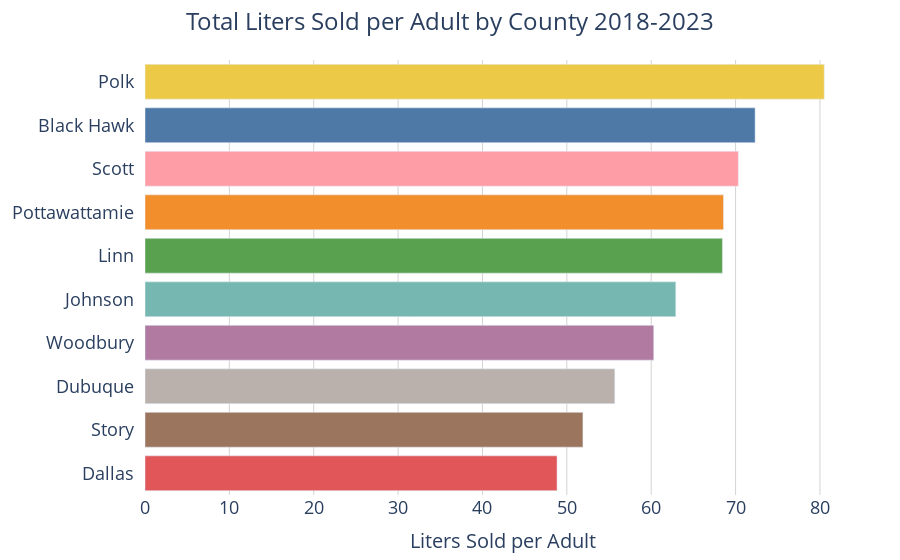

Source (notebook cell):
### Markdown cell above
### Now we'll account for population differences by visualizing liquor sales per person. This shows the sum of sales in each county divided by the adult population

### Code cell
fig = px.bar(
    liters_sold_per_adult_df,
    x='liters_sold_per_adult',
    y='county',
    orientation='h', 
    color='county', 
    color_discrete_map=county_colors,
    labels={'liters_sold_per_adult': 'Liters Sold per Adult ', 'county': 'County '},
    height=600
)

# Update layout
fig.update_layout(
    xaxis=dict(
        title='Liters Sold per Adult',
        tickfont=dict(size=18),
        title_font = dict(size = 20),
        showgrid = True,
        gridcolor = 'LightGrey',
        tickformat= ".0s" # No decimal places, use SI notation
    ), 
    
    yaxis=dict(
        title=None,
        tickfont=dict(size=18),
        ticksuffix = '  '
    ),
    
    title=dict(
        text = "Total Liters Sold per Adult by County 2018-2023",
        x = .5,
        xanchor = 'center'
     ),

    showlegend=False, 
    plot_bgcolor='rgba(0,0,0,0)',  # Transparent background for the plot area
    margin=dict(l=40, r=40, t=60, b=40),  # Left, Right, Top, Bottom margins
    title_font_size = 24
)

fig.show()

### Figure 1 — Plotly figure (JSON) as saved in the notebook; plotly's stock layout.template omitted (floating-point values rounded to 4 significant figures)
{"data": [{"alignmentgroup": "True", "hovertemplate": "County =%{y}<br>Liters Sold per Adult =%{x}<extra></extra>", "legendgroup": "Polk", "marker": {"color": "#edc948", "pattern": {"shape": ""}}, "name": "Polk", "offsetgroup": "Polk", "orientation": "h", "showlegend": true, "textposition": "auto", "type": "bar", "x": [80.51], "xaxis": "x", "y": ["Polk"], "yaxis": "y"}, {"alignmentgroup": "True", "hovertemplate": "County =%{y}<br>Liters Sold per Adult =%{x}<extra></extra>", "legendgroup": "Black Hawk", "marker": {"color": "#4e79a7", "pattern": {"shape": ""}}, "name": "Black Hawk", "offsetgroup": "Black Hawk", "orientation": "h", "showlegend": true, "textposition": "auto", "type": "bar", "x": [72.32], "xaxis": "x", "y": ["Black Hawk"], "yaxis": "y"}, {"alignmentgroup": "True", "hovertemplate": "County =%{y}<br>Liters Sold per Adult =%{x}<extra></extra>", "legendgroup": "Scott", "marker": {"color": "#ff9da7", "pattern": {"shape": ""}}, "name": "Scott", "offsetgroup": "Scott", "orientation": "h", "showlegend": true, "textposition": "auto", "type": "bar", "x": [70.32], "xaxis": "x", "y": ["Scott"], "yaxis": "y"}, {"alignmentgroup": "True", "hovertemplate": "County =%{y}<br>Liters Sold per Adult =%{x}<extra></extra>", "legendgroup": "Pottawattamie", "marker": {"color": "#f28e2b", "pattern": {"shape": ""}}, "name": "Pottawattamie", "offsetgroup": "Pottawattamie", "orientation": "h", "showlegend": true, "textposition": "auto", "type": "bar", "x": [68.57], "xaxis": "x", "y": ["Pottawattamie"], "yaxis": "y"}, {"alignmentgroup": "True", "hovertemplate": "County =%{y}<br>Liters Sold per Adult =%{x}<extra></extra>", "legendgroup": "Linn", "marker": {"color": "#59a14f", "pattern": {"shape": ""}}, "name": "Linn", "offsetgroup": "Linn", "orientation": "h", "showlegend": true, "textposition": "auto", "type": "bar", "x": [68.44], "xaxis": "x", "y": ["Linn"], "yaxis": "y"}, {"alignmentgroup": "True", "hovertemplate": "County =%{y}<br>Liters Sold per Adult =%{x}<extra></extra>", "legendgroup": "Johnson", "marker": {"color": "#76b7b2", "pattern": {"shape": ""}}, "name": "Johnson", "offsetgroup": "Johnson", "orientation": "h", "showlegend": true, "textposition": "auto", "type": "bar", "x": [62.91], "xaxis": "x", "y": ["Johnson"], "yaxis": "y"}, {"alignmentgroup": "True", "hovertemplate": "County =%{y}<br>Liters Sold per Adult =%{x}<extra></extra>", "legendgroup": "Woodbury", "marker": {"color": "#b07aa1", "pattern": {"shape": ""}}, "name": "Woodbury", "offsetgroup": "Woodbury", "orientation": "h", "showlegend": true, "textposition": "auto", "type": "bar", "x": [60.3], "xaxis": "x", "y": ["Woodbury"], "yaxis": "y"}, {"alignmentgroup": "True", "hovertemplate": "County =%{y}<br>Liters Sold per Adult =%{x}<extra></extra>", "legendgroup": "Dubuque", "marker": {"color": "#bab0ac", "pattern": {"shape": ""}}, "name": "Dubuque", "offsetgroup": "Dubuque", "orientation": "h", "showlegend": true, "textposition": "auto", "type": "bar", "x": [55.69], "xaxis": "x", "y": ["Dubuque"], "yaxis": "y"}, {"alignmentgroup": "True", "hovertemplate": "County =%{y}<br>Liters Sold per Adult =%{x}<extra></extra>", "legendgroup": "Story", "marker": {"color": "#9c755f", "pattern": {"shape": ""}}, "name": "Story", "offsetgroup": "Story", "orientation": "h", "showlegend": true, "textposition": "auto", "type": "bar", "x": [51.91], "xaxis": "x", "y": ["Story"], "yaxis": "y"}, {"alignmentgroup": "True", "hovertemplate": "County =%{y}<br>Liters Sold per Adult =%{x}<extra></extra>", "legendgroup": "Dallas", "marker": {"color": "#e15759", "pattern": {"shape": ""}}, "name": "Dallas", "offsetgroup": "Dallas", "orientation": "h", "showlegend": true, "textposition": "auto", "type": "bar", "x": [48.84], "xaxis": "x", "y": ["Dallas"], "yaxis": "y"}], "layout": {"autosize": true, "barmode": "relative", "legend": {"title": {"text": "County "}, "tracegroupgap": 0}, "margin": {"b": 40, "l": 40, "r": 40, "t": 60}, "plot_bgcolor": "rgba(0, 0, 0, 0)", "showlegend": false, "title": {"font": {"size": 24}, "text": "Total Liters Sold per Adult by County 2018-2023", "x": 0.5, "xanchor": "center"}, "xaxis": {"anchor": "y", "autorange": true, "domain": [0, 1], "gridcolor": "LightGrey", "range": [0, 84.75], "showgrid": true, "tickfont": {"size": 18}, "tickformat": ".0s", "title": {"font": {"size": 20}, "text": "Liters Sold per Adult"}, "type": "linear"}, "yaxis": {"anchor": "x", "autorange": true, "categoryarray": ["Dallas", "Story", "Dubuque", "Woodbury", "Johnson", "Linn", "Pottawattamie", "Scott", "Black Hawk", "Polk"], "categoryorder": "array", "domain": [0, 1], "range": [-0.5, 9.5], "tickfont": {"size": 18}, "ticksuffix": "  ", "title": {}, "type": "category"}}}
